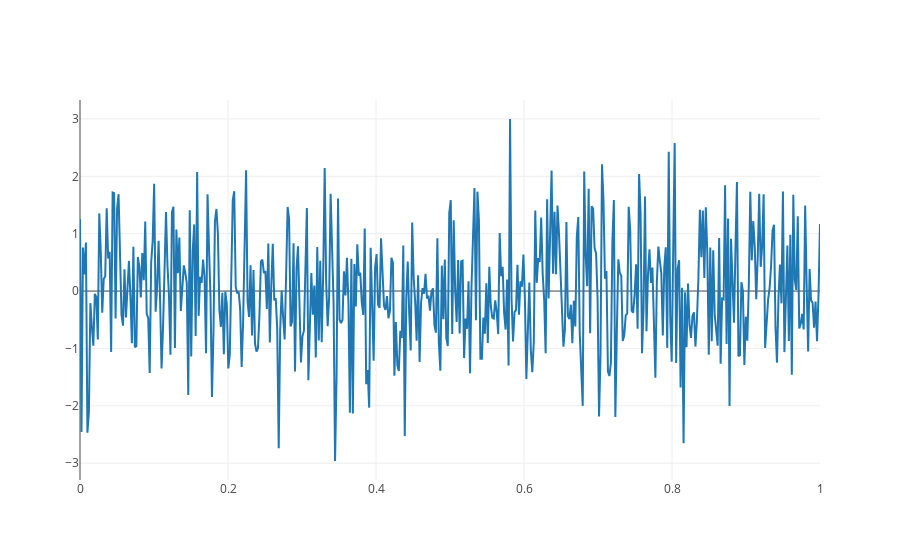

The cell this chart's notebook holds for it:
### Code cell
import plotly.plotly as py
import plotly.graph_objs as go

# Create random data with numpy
import numpy as np

N = 500
random_x = np.linspace(0, 1, N)
random_y = np.random.randn(N)

# Create a trace
trace = go.Scatter(
    x = random_x,
    y = random_y
)

data = [trace]

plotly.offline.iplot(data, filename='basic-line')

### Figure 1 — Plotly figure (JSON) as saved in the notebook; plotly's stock layout.template omitted (floating-point values rounded to 4 significant figures; data arrays with more than 128 entries replaced by an {"elided": "..."} marker saying what was removed)
{"data": [{"type": "scatter", "uid": "b2e7a713-c422-419f-978a-546871639d26", "x": {"elided": "500 float values"}, "y": {"elided": "500 float values"}}], "layout": {}}
